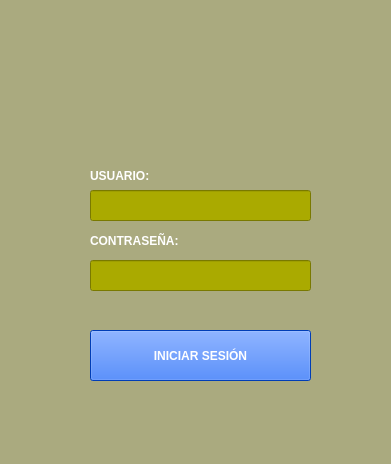
<?xml version="1.0" encoding="UTF-8"?>
<ui version="4.0">
 <class>MainWindow</class>
 <widget class="QMainWindow" name="MainWindow">
  <property name="geometry">
   <rect>
    <x>0</x>
    <y>0</y>
    <width>391</width>
    <height>464</height>
   </rect>
  </property>
  <property name="windowTitle">
   <string>MainWindow</string>
  </property>
  <property name="styleSheet">
   <string notr="true">background-color: rgb(170, 170, 127);
</string>
  </property>
  <widget class="QWidget" name="centralwidget">
   <widget class="QLabel" name="label">
    <property name="geometry">
     <rect>
      <x>90</x>
      <y>160</y>
      <width>91</width>
      <height>31</height>
     </rect>
    </property>
    <property name="font">
     <font>
      <pointsize>9</pointsize>
      <weight>75</weight>
      <bold>true</bold>
     </font>
    </property>
    <property name="styleSheet">
     <string notr="true">color: rgb(255, 255, 255);</string>
    </property>
    <property name="text">
     <string>USUARIO:</string>
    </property>
   </widget>
   <widget class="QLabel" name="label_2">
    <property name="geometry">
     <rect>
      <x>90</x>
      <y>230</y>
      <width>121</width>
      <height>21</height>
     </rect>
    </property>
    <property name="font">
     <font>
      <pointsize>9</pointsize>
      <weight>75</weight>
      <bold>true</bold>
     </font>
    </property>
    <property name="styleSheet">
     <string notr="true">color: rgb(255, 255, 255);</string>
    </property>
    <property name="text">
     <string>CONTRASEÑA:</string>
    </property>
   </widget>
   <widget class="QLineEdit" name="txtUsuario">
    <property name="geometry">
     <rect>
      <x>90</x>
      <y>190</y>
      <width>221</width>
      <height>31</height>
     </rect>
    </property>
    <property name="font">
     <font>
      <weight>75</weight>
      <bold>true</bold>
     </font>
    </property>
    <property name="styleSheet">
     <string notr="true">background-color: rgb(170, 170, 0);</string>
    </property>
    <property name="text">
     <string/>
    </property>
   </widget>
   <widget class="QLineEdit" name="txtPassword">
    <property name="geometry">
     <rect>
      <x>90</x>
      <y>260</y>
      <width>221</width>
      <height>31</height>
     </rect>
    </property>
    <property name="font">
     <font>
      <weight>75</weight>
      <bold>true</bold>
     </font>
    </property>
    <property name="styleSheet">
     <string notr="true">color: rgb(255, 255, 255);
background-color: rgb(170, 170, 0);</string>
    </property>
    <property name="text">
     <string/>
    </property>
   </widget>
   <widget class="QPushButton" name="btnIniciar">
    <property name="geometry">
     <rect>
      <x>90</x>
      <y>330</y>
      <width>221</width>
      <height>51</height>
     </rect>
    </property>
    <property name="font">
     <font>
      <pointsize>9</pointsize>
      <weight>75</weight>
      <bold>true</bold>
     </font>
    </property>
    <property name="styleSheet">
     <string notr="true">color: rgb(255, 255, 255);
background-color: rgb(0, 85, 255);</string>
    </property>
    <property name="text">
     <string>INICIAR SESIÓN</string>
    </property>
   </widget>
   <widget class="QLabel" name="label_3">
    <property name="geometry">
     <rect>
      <x>130</x>
      <y>10</y>
      <width>141</width>
      <height>131</height>
     </rect>
    </property>
    <property name="text">
     <string/>
    </property>
    <property name="pixmap">
     <pixmap>../../../../Downloads/1728902.png</pixmap>
    </property>
    <property name="scaledContents">
     <bool>true</bool>
    </property>
   </widget>
  </widget>
  <widget class="QMenuBar" name="menubar">
   <property name="geometry">
    <rect>
     <x>0</x>
     <y>0</y>
     <width>391</width>
     <height>26</height>
    </rect>
   </property>
  </widget>
  <widget class="QStatusBar" name="statusbar"/>
 </widget>
 <resources/>
 <connections/>
</ui>
